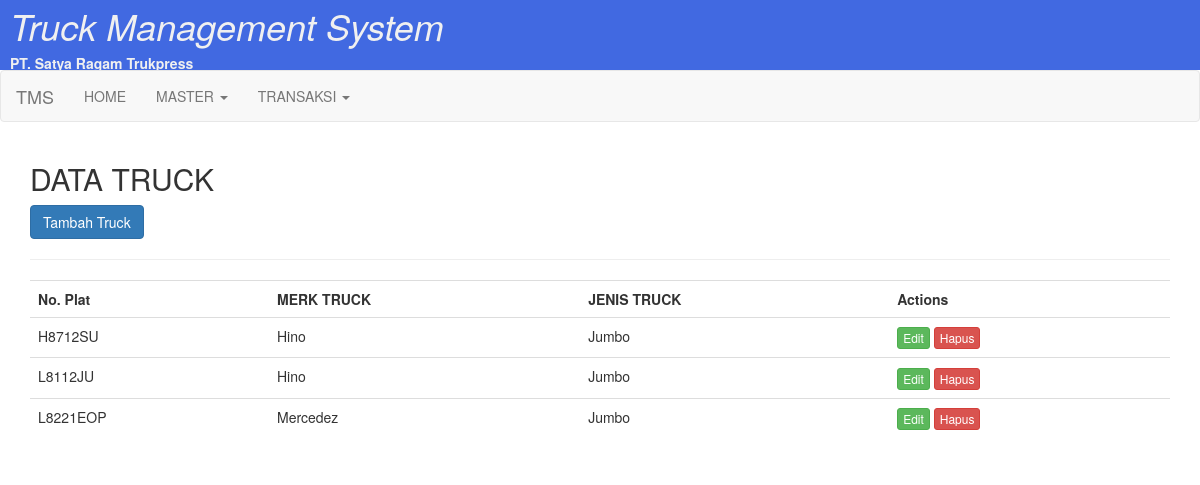
/data_truck.php (signed in), run on the app's committed database.
### tables this page shows
CREATE TABLE `data_truck` (
  `no_plat` varchar(15) NOT NULL,
  `merk_truk` varchar(50) DEFAULT NULL,
  `id_jenis_truk` varchar(15) DEFAULT NULL,
  PRIMARY KEY (`no_plat`),
  KEY `fk_jenis_truk` (`id_jenis_truk`),
  CONSTRAINT `fk_jenis_truk` FOREIGN KEY (`id_jenis_truk`) REFERENCES `data_jenis_truk` (`id_jenis_truk`) ON DELETE CASCADE ON UPDATE CASCADE
);

CREATE TABLE `data_jenis_truk` (
  `id_jenis_truk` varchar(15) NOT NULL,
  `jenis_truk` varchar(50) DEFAULT NULL,
  PRIMARY KEY (`id_jenis_truk`)
);

### data_truck.php (the view)
<?php
include('header.php');
include('koneksi.php');
$sql = "SELECT data_truck.no_plat, data_truck.merk_truk, data_jenis_truk.jenis_truk FROM data_truck LEFT JOIN data_jenis_truk ON data_truck.id_jenis_truk = data_jenis_truk.id_jenis_truk";
$tampil = mysqli_query($conn, $sql);
?>
<div id="truck" class="row">
  <div class="col-sm-12">
    <h2>DATA TRUCK</h2>
    <a href="form_truck.php" class="btn btn-primary">Tambah Truck</a>
    <hr>
    <table class="table">
      <tr>
        <th>No. Plat</th>
        <th>MERK TRUCK</th>
        <th>JENIS TRUCK</th>
        <th>Actions</th>
      </tr>
      <?php
      while($data = mysqli_fetch_array($tampil)) {
        ?>
        <tr>
          <td><?php echo $data['no_plat']; ?></td>
          <td><?php echo $data['merk_truk']; ?></td>
          <td><?php echo $data['jenis_truk']; ?></td>
          <td>
            <a href="edit_truck.php?id=<?php echo $data['no_plat']; ?>" class="btn btn-xs btn-success">Edit</a>
            <a onclick="return confirm('Kamu yakin menghapus Truck ini ?')" href="hapus_truck.php?id=<?php echo $data['no_plat']; ?>" class="btn btn-danger btn-xs">Hapus</a>
          </td>
      </tr>
      <?php } ?>
    </table>
  </div>
</div>
<?php
include('footer.php');
?>

### style.css (style rules this page uses)
* { margin: 0; padding: 0; }
body { font-family: 'Segoe UI', Tahoma, Geneva, Verdana, sans-serif; }
.btn { text-decoration: none; color: white; padding: 5px 15px; border: 1px; border-radius: 2px; }

### data on the page
data_truck: no_plat "H8712SU", merk_truk "Hino", id_jenis_truk.jenis_truk "Jumbo"
data_truck: no_plat "L8112JU", merk_truk "Hino", id_jenis_truk.jenis_truk "Jumbo"
data_truck: no_plat "L8221EOP", merk_truk "Mercedez", id_jenis_truk.jenis_truk "Jumbo"
